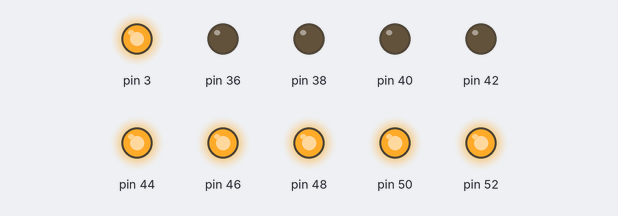
Bench run of a sketch on a simulated Arduino Mega 2560, built with avr-gcc and run on an emulated ATmega2560. On the bench: output pins drawn as LEDs (lit = HIGH).

Above: at 0.05 s.
At 4.95 s:
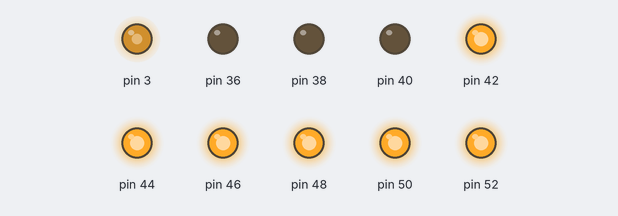
Timing chart, 0 to 5.8 s (numbered marks = the images above):
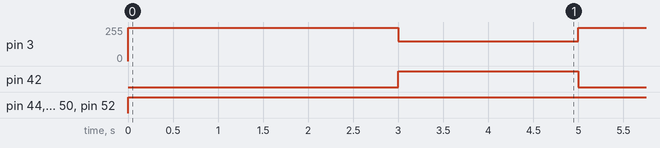

Measured:
- by itself, pin 3: alternates 250/255 for 3.0 s and 150/255 for 2.0 s
- by itself, pin 42: alternates HIGH for 2.0 s and LOW for 3.0 s
- by itself, pin 44, pin 46, pin 48, pin 50, pin 52: LOW → HIGH at 0.00 s

The sketch:

__.ino
```cpp
void setup() {
  // put your setup code here, to run once:
pinMode(36,OUTPUT);
pinMode(38,OUTPUT);
pinMode(40,OUTPUT);
pinMode(42,OUTPUT);
pinMode(44,OUTPUT);
pinMode(46,OUTPUT);
pinMode(48,OUTPUT);
pinMode(50,OUTPUT);
pinMode(52,OUTPUT);
pinMode(3,OUTPUT);
}

void loop() {
  // put your main code here, to run repeatedly:
digitalWrite(52,HIGH);
digitalWrite(50,HIGH);
digitalWrite(48,HIGH);
digitalWrite(46,HIGH);
digitalWrite(44,HIGH);
digitalWrite(42,LOW);
analogWrite(3,250);
delay(3000);
digitalWrite(52,HIGH);
digitalWrite(50,HIGH);
digitalWrite(48,HIGH);
digitalWrite(46,HIGH);
digitalWrite(44,HIGH);
digitalWrite(42,HIGH);
analogWrite(3,150);
delay(2000);

}
```
